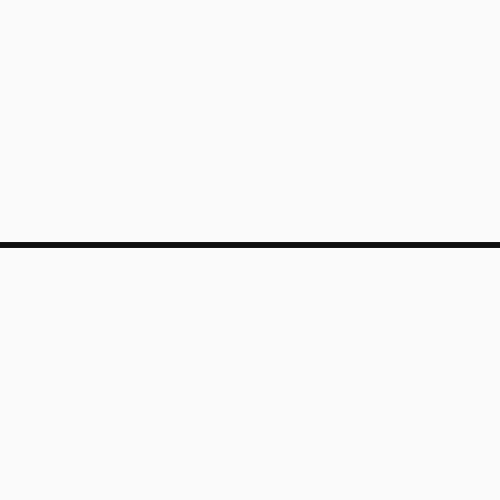
Frame 1 (no input)
Frame 60 (the mouse pressed at the canvas centre just before this capture): identical to frame 1, image omitted
Frame 120 (the mouse held since frame 60 and released just before this capture): identical to frame 1, image omitted

The Processing sketch that drew this single still picture (run headless with seeded random() and noise(); from frame 60 on, the mouse is pressed at the canvas centre):

// Processing sketch: PerlinToRandomComparison
// ── PerlinToRandomComparison.pde
/*
A comparison of lines produced by two algorithms: random number generation and Perlin noise.
*/

/********************
* Variables         *
********************/

LineGenerator straightLine;
LineGenerator randomLine;
LineGenerator perlinLine;

/********************
* Setup             *
********************/
void setup() {
  
  size(500, 500);
  frameRate(60);
  background(250);

  straightLine = new LineGenerator("straight");
  randomLine = new LineGenerator("random");
  perlinLine = new LineGenerator("perlin");
  
  straightLine.display();
  randomLine.display();
  perlinLine.display();
  
}

/********************
* Draw              *
********************/
void draw() {
 

}
// ── LineGenerator.pde
class LineGenerator {
  
  /**************
  * Variables   *
  **************/      
  
  float penSize = height/100; // line thickness
  
  String lineType;     // can be straight, random, or perlin
  
  /**************
  * Constructor *
  **************/
  LineGenerator(String lineType) {    
    
    this.lineType = lineType;
    
  }
  
  /**************
  * Methods     *
  **************/
  
  // display line to screen
  void display() {
    
    // pen qualities
    fill(15);
    noStroke();
    
    // draw a different line depending upon lineType specified
    switch(lineType) {
      case "straight":
        displayStraight();
        break;
      case "random":
        displayRandom();
        break;
      case "perlin":
        displayPerlin();
        break;
    }
    
  }
  
  // draw a straight line (with a single y coordinate)
  void displayStraight() {
    
    // loop through every x coordinate
    for (int x = 0; x <= width; x++) {
      
      // calculate new y-coordinate for each x coordinate
      float yCoordinate = height/2 - penSize;
      
      // draw to screen
      ellipse(x, yCoordinate, penSize, penSize);  
    }
    
  }
  
  // draw a line with randomly generated y coordinates
  void displayRandom() {
    
    // loop through every x coordinate
    for (int x = 0; x <= width; x++) {
      
      // calculate new y-coordinate for each x coordinate
      // this is not correct at the moment
      float yCoordinate = height/2 - penSize;
      
      // draw to screen
      ellipse(x, yCoordinate, penSize, penSize);  
    }
    
  }
  
  // draw a line with y coordinates generated using Perlin noise algorithm
  void displayPerlin() {
    
    // loop through every x coordinate
    for (int x = 0; x <= width; x++) {
      
      // calculate new y-coordinate for each x coordinate
      // this is not correct at the moment
      float yCoordinate = height/2 - penSize;
      
      // draw to screen
      ellipse(x, yCoordinate, penSize, penSize);  
    }
    
  }

  
}
// ── Point.pde
class Point{
  
  /**************
  * Variables   *
  **************/
  float xCoordinate;
  float yCoordinate;    
  
  /**************
  * Constructor *
  **************/
  Point(float xCoordinate, float yCoordinate) {
    this.xCoordinate = xCoordinate;
    this.yCoordinate = yCoordinate;
  }
  
  /**************
  * Modules     *
  **************/  
  
}
